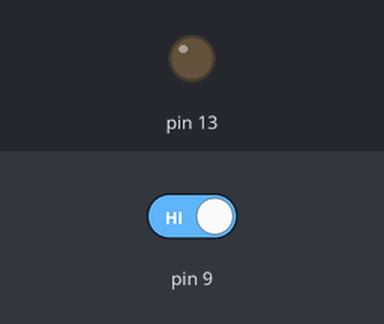
Bench run of a sketch on a simulated Arduino Uno, built with avr-gcc and run on an emulated ATmega328P. Shown: output pins drawn as LEDs (lit = HIGH). Inputs (shaded band) come from the test bench; at power-on: pin 9 HIGH.

Above: at 1.2 s.
1.3 s: pin 9 driven LOW
At 1.9 s:
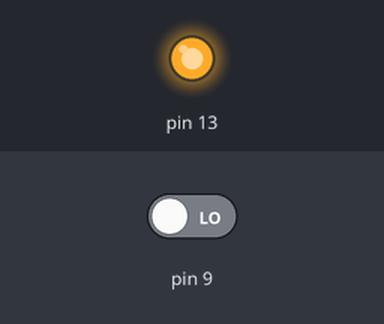
2.8 s: pin 9 driven HIGH
At 4.2 s:
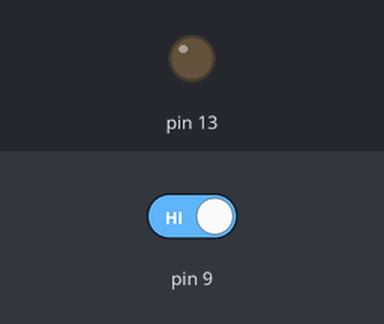
Timing chart, 0 to 5.8 s (numbered marks = the images above; inputs shaded):
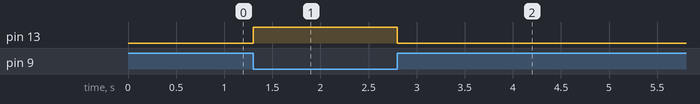

The sketch:

Uygulama_4.3.ino
```cpp
/*
------------------------------------------------
Program No: 4.3
Program Adı: Butona basıldığında LED’i yak
Kullanılan Geliştirme Kiti: Arduino Uno
Kullanılan Eklenti: -
Web Adres: www.ArduinoUygulamalari.com
-------------------------------------------------
*/
void setup() {
  // Hangi dijital pinleri output olarak seçeceğimizi belirtiyoruz.
  pinMode(13, OUTPUT);
  pinMode(9, INPUT);
}
void loop() {
  int butondegeri = digitalRead(9);
  if (butondegeri == 0) {
    digitalWrite(13, HIGH);
  } else {
    digitalWrite(13, LOW);
  }
}
```

Measured:
- after the input at 1.3 s, pin 13: LOW → HIGH at once
- after the input at 2.8 s, pin 13: HIGH → LOW at once
